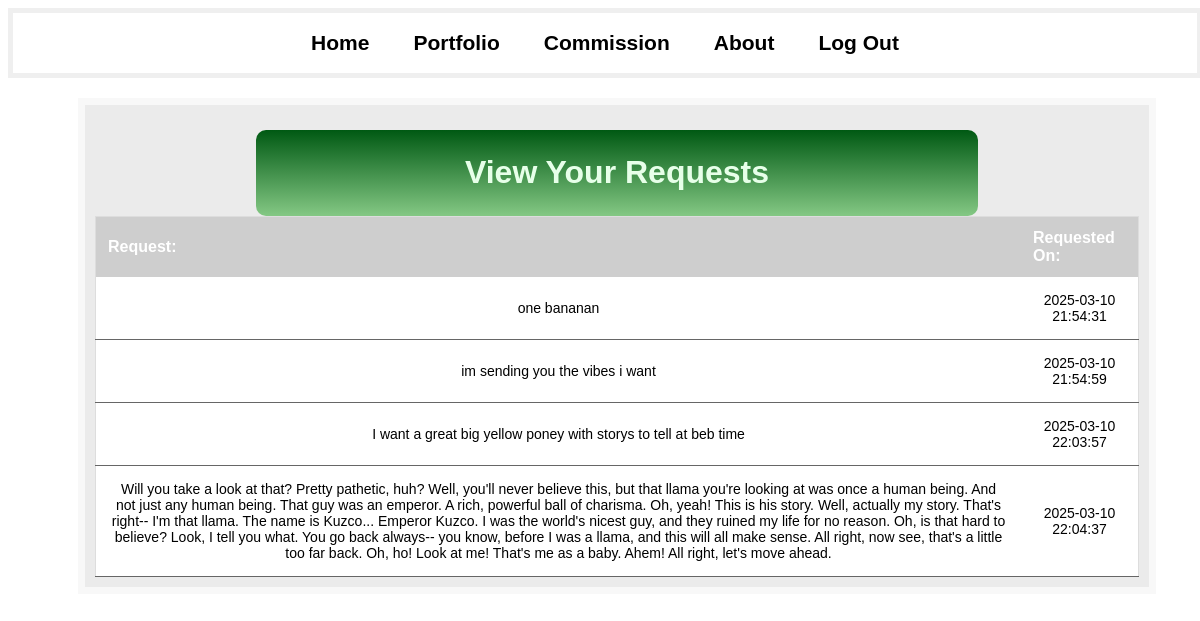
The page /view_requests (signed in) on the database its author committed.
### website/models.py (models this page shows)
class Commission(db.Model):
    id = db.Column(db.Integer, primary_key=True)
    email = db.Column(db.String(150), nullable=False)
    request = db.Column(db.String(500), nullable=False)
    questions = db.Column(db.String(300), nullable=True)
    deadline = db.Column(db.Date, nullable=False)
    request_date = db.Column(db.DateTime(timezone=True), default=func.now())

### website/views.py (the view)
@views.route("/view_requests")
def view_requests():
    if not session.get("authenticated"):
        return redirect(url_for("views.login", next=(url_for("views.view_requests"))))  # Redirect if not logged in
    commission = Commission.query.all()
    return render_template("view_requests.html", commission=commission)

### website/templates/view_requests.html (shortened to what this page needs)
{% extends "base.html" %}
{% block content %}
    <div class="header"><h1>View Your Requests</h1></div>
    <div class="request-container">
        <table>
            <thead>
                <tr>
                    <th>Request:</th>
                    <th>Requested On:</th>
                </tr>
            </thead>
            <tbody>
                {% for item in commission %}
                        {% if item.request %}
                            <tr>
                                <td>{{ item.request }}</td>
                                <td>{{ item.request_date }}</td>
                            </tr>
                        {% endif %}
                {% endfor %}
            </tbody>
        </table>
    </div>
{% endblock %}

### website/templates/base.html (shortened to what this page needs)
<!DOCTYPE html>
<html lang="en">
<head>
    <link rel="stylesheet" href="{{ url_for('static', filename='style.css') }}">
</head>
<body>
    <nav>
        <div class="navbar">
            <a href="/">Home</a>
            <a href="/portfolio">Portfolio</a>
            <a href="/commission">Commission</a>
            <a href="/about">About</a>
            <a href="/logout">Log Out</a>
        </div>
    </nav>
    <main>
        <div class="big_buddy">
            {% block content %}{% endblock %}
        </div>
    </main>
</body>
</html>

### website/static/style.css (style rules this page uses)
body { background-image: url(images/green-leaves-ferns-leaf-background-spring-closeup-5k-3840x2160-2445.jpg) }
nav { background-color: rgba(255, 255, 255, 0.757); width: 100%; height: 60px; display: flex; justify-content: center; align-items: center; border: 5px solid rgba(235, 235, 235, 0.771); }
.navbar a { font-family:'Trebuchet MS', 'Lucida Sans Unicode', 'Lucida Grande', 'Lucida Sans', Arial, sans-serif; padding: 10px 20px; text-decoration: none; font-size: 21px; color:rgb(0, 0, 0); font-weight: bold; }
main { margin-left: 50px; margin-right: 50px; text-align: center; padding: 20px; }
h1 { color: rgb(231, 255, 233); text-align: center; font-family: 'Trebuchet MS', 'Lucida Sans Unicode', 'Lucida Grande', 'Lucida Sans', Arial, sans-serif; text-shadow: 10px, black; }
.header { display: block; background-image: linear-gradient(rgba(0, 89, 19), rgb(132, 200, 132)); width: fit-content; padding: 3px 20%; border-radius: 10px; margin-top: 15px; }
.big_buddy { display: flex; flex-direction: column; align-items: center; margin: 0 auto; width: 100%; background-color: rgb(235, 235, 235); padding: 10px; border: 7px solid rgba(255, 255, 255, 0.656); }
table { width: 100%; border-collapse: collapse; border: 1px solid #ddd; background-color: #fff; font-family: Arial, sans-serif; }
th { background-color: #cecece; color: white; padding: 12px; text-align: left; font-size: 16px; }
td { padding: 15px; border-bottom: 1px solid #666666; font-size: 14px; }

### rows shown on the page
Commission: request "one bananan", request_date "2025-03-10 21:54:31"
Commission: request "im sending you the vibes i want", request_date "2025-03-10 21:54:59"
Commission: request "I want a great big yellow poney with storys to tell at beb time", request_date "2025-03-10 22:03:57"
Commission: request "Will you take a look at that? Pretty pathetic, huh? Well, you'll never believe this, but that llama you're looking at was once a human being. And not just any human being. That guy was an emperor. A rich, powerful ball of charisma. Oh, yeah! This is his story. Well, actually my story. That's right-- I'm that llama. The name is Kuzco... Emperor Kuzco. I was the world's nicest guy, and they ruined my life for no reason. Oh, is that hard to believe? Look, I tell you what. You go back always-- you know, before I was a llama, and this will all make sense. All right, now see, that's a little too far back. Oh, ho! Look at me! That's me as a baby. Ahem! All right, let's move ahead.", request_date "2025-03-10 22:04:37"
